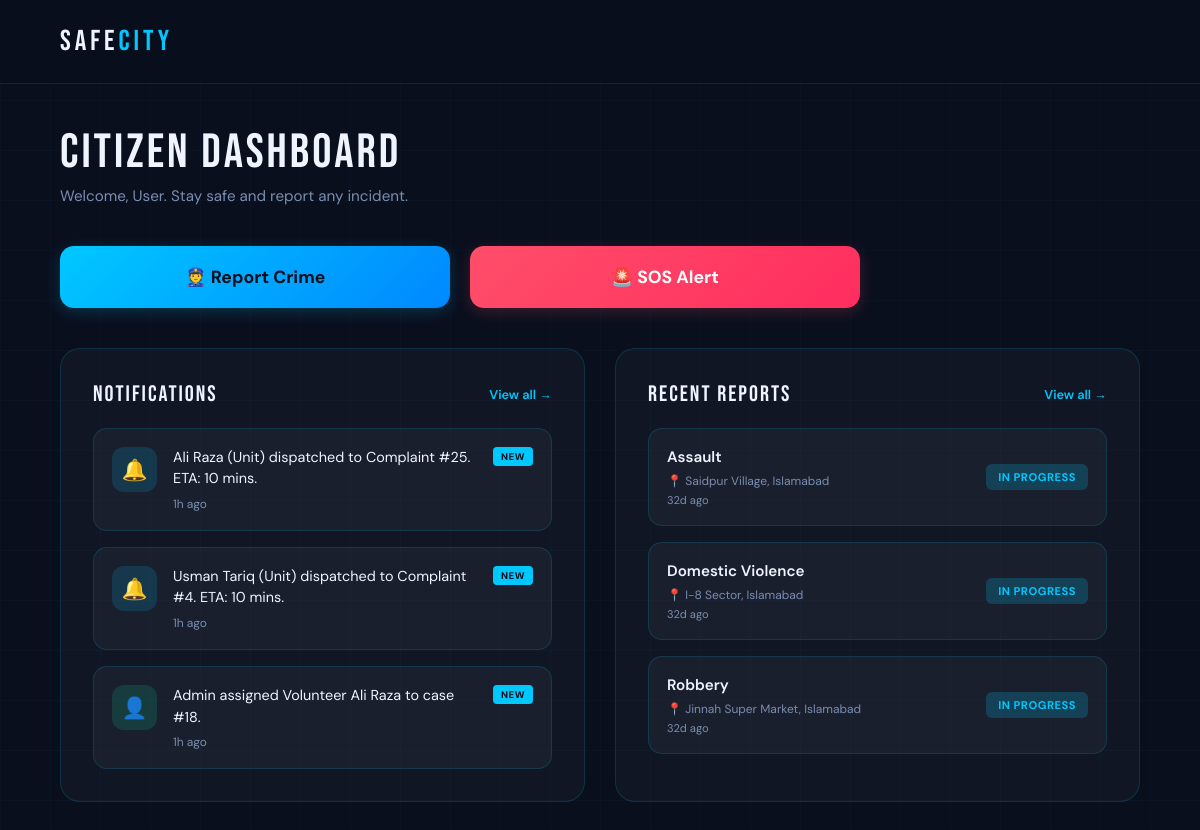
The app's page /citizen_dashboard, older data.
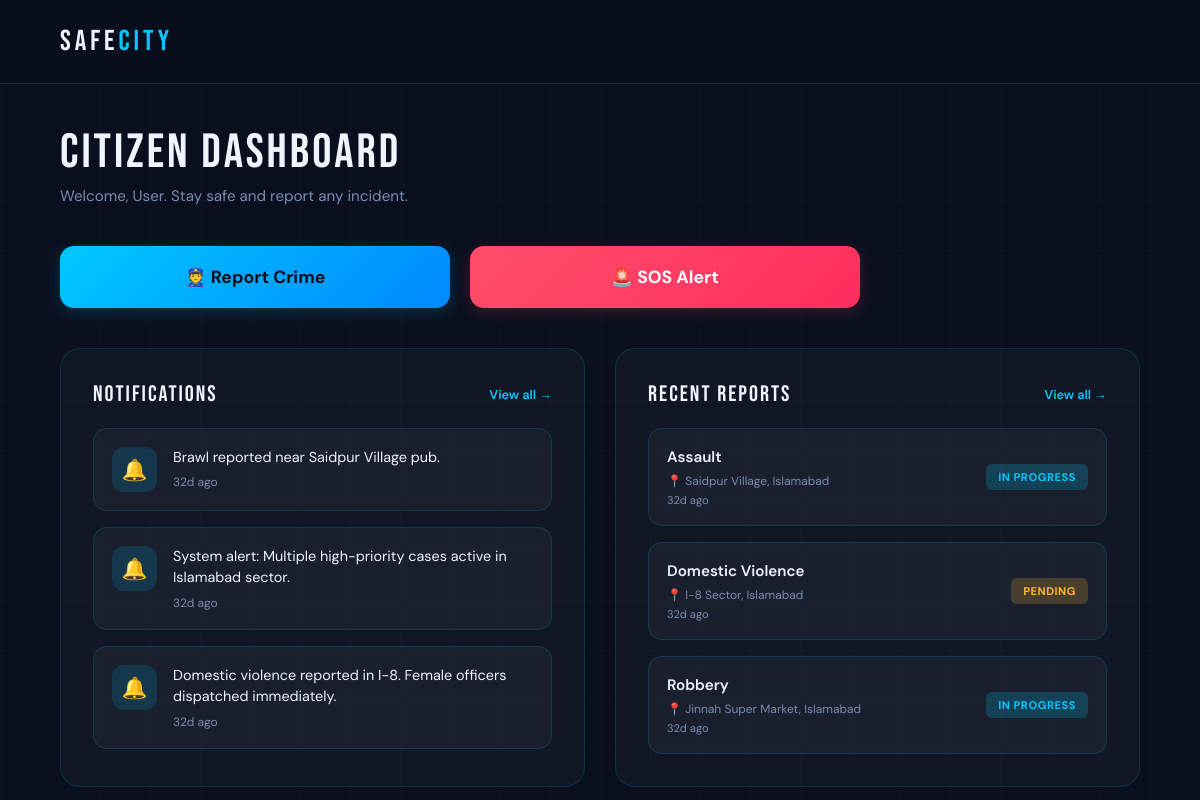
The same page, newer data.
### tables this page shows
CREATE TABLE Notifications (
    notification_id INTEGER PRIMARY KEY AUTOINCREMENT,
    message TEXT NOT NULL,
    created_at DATETIME DEFAULT CURRENT_TIMESTAMP
);

CREATE TABLE Complaints (
    complaint_id INTEGER PRIMARY KEY AUTOINCREMENT,
    user_id INTEGER,
    category_id INTEGER,
    description TEXT NOT NULL,
    location TEXT NOT NULL,
    status TEXT DEFAULT 'Pending' CHECK(status IN ('Pending','In Progress','Resolved')),
    created_at DATETIME DEFAULT CURRENT_TIMESTAMP,

    FOREIGN KEY (user_id) REFERENCES Citizens(citizen_id),
    FOREIGN KEY (category_id) REFERENCES CrimeCategories(category_id)
);

CREATE TABLE CrimeCategories (
    category_id INTEGER PRIMARY KEY AUTOINCREMENT,
    name TEXT UNIQUE NOT NULL
);

### app.py (the view)
@app.route('/citizen_dashboard')
def citizen_dashboard():
    db = get_db_connection()
    notifications = db.execute('''
        SELECT message, created_at
        FROM Notifications
        ORDER BY created_at DESC
        LIMIT 3
    ''').fetchall()
    now = datetime.utcnow()
    recent_notifications = []
    for n in notifications:
        dt = datetime.strptime(n['created_at'], '%Y-%m-%d %H:%M:%S')
        hours_ago = (now - dt).total_seconds() / 3600
        recent_notifications.append({
            'message': n['message'],
            'time_ago': time_ago(n['created_at']),
            'is_new': hours_ago < 24
        })
    reports = db.execute('''
        SELECT c.complaint_id, cc.name as category_name, c.location, c.status, c.created_at
        FROM Complaints c
        JOIN CrimeCategories cc ON c.category_id = cc.category_id
        ORDER BY c.created_at DESC
        LIMIT 3
    ''').fetchall()
    recent_reports = [dict(r, time_ago=time_ago(r['created_at'])) for r in reports]
    db.close()
    return render_template('citizen_dashboard.html',
                           recent_notifications=recent_notifications,
                           recent_reports=recent_reports
                           )

### app.py (called while the page is built)
def get_db_connection():
    conn = sqlite3.connect(DATABASE, timeout=10)
    conn.row_factory = sqlite3.Row
    return conn

def time_ago(dt_str):
    if not dt_str:
        return ''
    dt = datetime.strptime(dt_str, '%Y-%m-%d %H:%M:%S')
    now = datetime.utcnow()
    diff = now - dt
    minutes = int(diff.total_seconds() // 60)
    if minutes < 1:
        return 'Just now'
    elif minutes < 60:
        return f'{minutes}m ago'
    elif minutes < 1440:
        return f'{minutes // 60}h ago'
    else:
        return f'{minutes // 1440}d ago'

### templates/citizen_dashboard.html (shortened to what this page needs)
<!DOCTYPE html>
<html lang="en">
<head>
</head>
<body>
  <div class="app-container">
    <div class="header">
      <div class="logo">SAFE<span>CITY</span></div>
    </div>
    <div class="app-content">
      <div class="content">
        <div class="welcome-section">
          <div class="page-title">Citizen Dashboard</div>
          <div class="page-sub">Welcome, {{ session.name if session.name else 'User' }}. Stay safe and report any incident.</div>
        </div>
        <div class="action-grid">
          <a href="/report" class="action-btn btn-report">👮 Report Crime</a>
          <button onclick="alert('Emergency services notified!')" class="action-btn btn-sos">🚨 SOS Alert</button>
        </div>
        <div class="dashboard-grid">
          <div class="section-card">
            <div class="section-head">
              <div class="section-title">Notifications</div>
              <a href="/notifications" class="section-link">View all →</a>
            </div>
            <div class="notif-list">
              {% for n in recent_notifications %}
              <div class="notif-card">
                <div class="notif-icon {% if 'assigned' in n.message|lower %}ni-person{% elif 'resolved' in n.message|lower %}ni-check{% else %}ni-bell{% endif %}">
                  {% if 'assigned' in n.message|lower %}👤{% elif 'resolved' in n.message|lower %}✓{% else %}🔔{% endif %}
                </div>
                <div class="notif-body">
                  <div class="notif-top">
                    <div class="notif-text">{{ n.message }}</div>
                    {% if n.is_new %}<span class="new-badge">NEW</span>{% endif %}
                  </div>
                  <div class="notif-time">{{ n.time_ago }}</div>
                </div>
              </div>
              {% else %}
              <div class="empty-state">No notifications yet</div>
              {% endfor %}
            </div>
          </div>
          <div class="section-card">
            <div class="section-head">
              <div class="section-title">Recent Reports</div>
              <a href="/case_tracking" class="section-link">View all →</a>
            </div>
            <div class="report-list">
              {% for r in recent_reports %}
              <div class="report-card">
                <div>
                  <div class="report-type">{{ r.category_name }}</div>
                  <div class="report-loc">📍 {{ r.location }}</div>
                  <div class="report-date">{{ r.time_ago }}</div>
                </div>
                <span class="status-pill {% if r.status == 'Pending' %}sp-pending{% elif r.status == 'In Progress' %}sp-progress{% else %}sp-resolved{% endif %}">{{ r.status }}</span>
              </div>
              {% else %}
              <div class="empty-state">No reports filed yet</div>
              {% endfor %}
            </div>
          </div>
        </div>
      </div>
    </div>
  </div>
</body>
</html>

Row changes from the older to the newer data that the page shows:
removed Notifications: message "Ali Raza (Unit) dispatched to Complaint #25. ETA: 10 mins.", shows "NEW", time_ago "1h ago"
removed Notifications: message "Usman Tariq (Unit) dispatched to Complaint #4. ETA: 10 mins.", shows "NEW", time_ago "1h ago"
removed Notifications: message "Admin assigned Volunteer Ali Raza to case #18.", shows "NEW", time_ago "1h ago"
now on this page (row unchanged): Notifications: message "Brawl reported near Saidpur Village pub.", time_ago "32d ago"
now on this page (row unchanged): Notifications: message "System alert: Multiple high-priority cases active in Islamabad sector.", time_ago "32d ago"
now on this page (row unchanged): Notifications: message "Domestic violence reported in I-8. Female officers dispatched immediately.", time_ago "32d ago"
changed Complaints "I-8 Sector, Islamabad": status "IN PROGRESS" → "PENDING"
